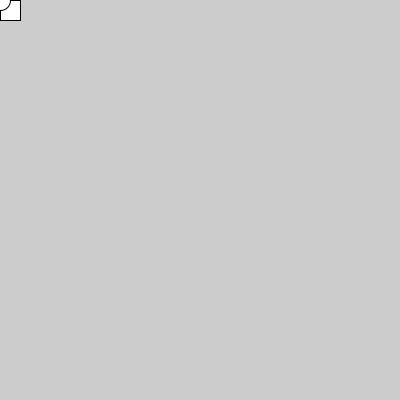
Frame 1 (no input)
Frame 60 (the mouse pressed at the canvas centre just before this capture): identical to frame 1, image omitted
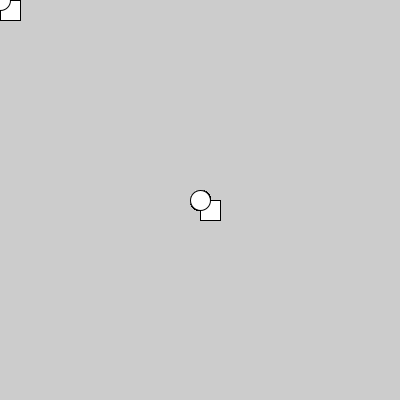
Frame 120 (the mouse held since frame 60 and released just before this capture)

The Processing sketch that drew these frames (run headless with seeded random() and noise(); from frame 60 on, the mouse is pressed at the canvas centre):

// Processing sketch: dibujoEnMouse1
// ── dibujoEnMouse1.pde
void setup() {
  size(400, 400);
}

void draw() {
  estrella();
  ellipse(mouseX, mouseY, 20, 20);
}


void estrella() {
  ellipse(mouseX, mouseY, 20, 20);
  rect(mouseX, mouseY, 20, 20);
}
